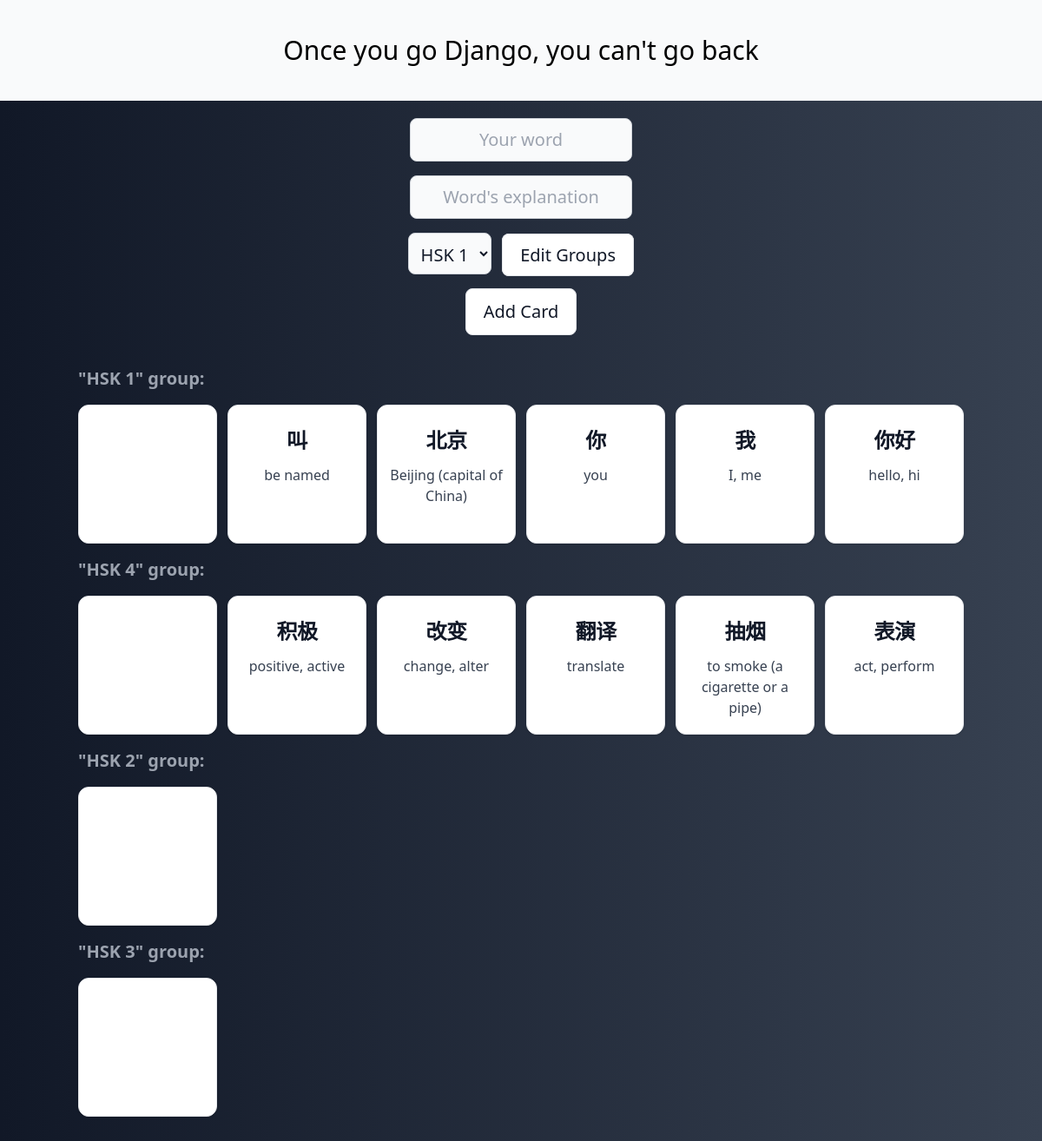
The app's page /, older data.
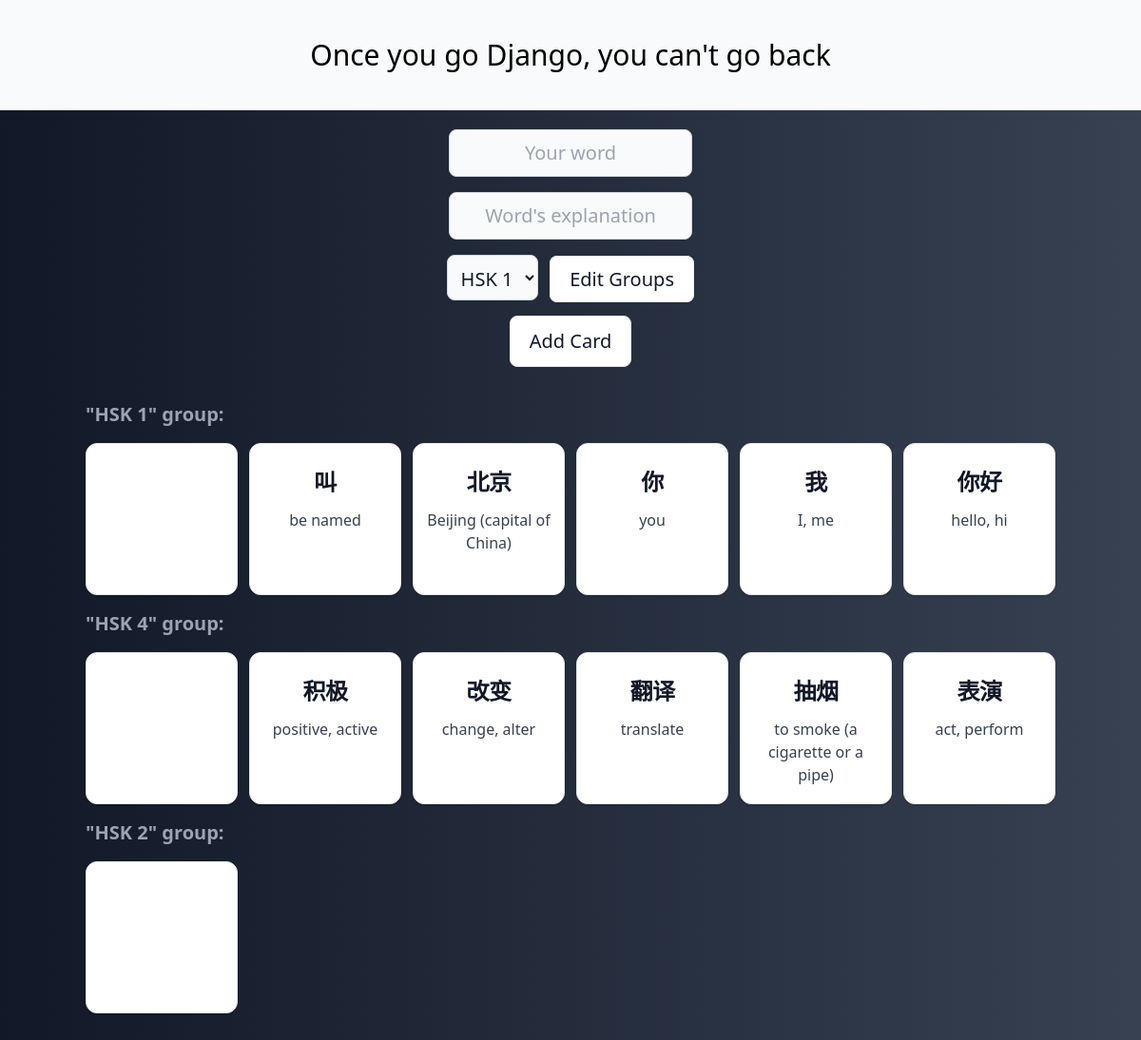
The same page, newer data.
### carddeck/models.py (models this page shows, shortened)
class CardGroup(models.Model):
    name = models.CharField(max_length=100, unique=True)
    def __str__(self):
        return self.name

class Card(models.Model):
    word = models.CharField(max_length=100)
    group = models.ForeignKey(CardGroup, on_delete=models.CASCADE)
    explanation = models.CharField(max_length=100)

### carddeck/views.py (the view)
# urls.py: path("", views.index, name="home"),
def index(request):
    groups = CardGroup.objects.all()
    groups_cards = [(group, reversed(group.card_set.all())) for group in groups]
    return render(request, "pages/main.html", {"groups_cards": groups_cards})

### carddeck/templates/pages/main.html (shortened to what this page needs)
{% extends "base.html" %}
{% block content %}
<form action="new_card" class="my-5 flex flex-col items-center space-y-4">
  <input name="word" class="input-info w-64 px-2 py-2.5" placeholder="Your word" required>
  <input name="explanation" class="input-info w-64 px-2 py-2.5" placeholder="Word's explanation" required>
  <div class="space-x-2">
    <select name="group" class="input-info w-24 h-12 px-2 py-2.5">
      {% for group, _ in groups_cards %}
      <option class="font-light"> {{group}} </option>
      {% endfor %}
    </select>
    <a href="{% url 'groups' %}" class="btn w-32 px-5 py-2.5">
      Edit Groups
    </a>
  </div>
  <button type="submit" class="btn w-32 py-3">
    Add Card</button>
</form>
<div class="grid justify-center mb-10">
  {% for group, cards in groups_cards %}
  <h1 class="font-bold text-xl my-4 text-gray-400">"{{group}}" group:</h1>
  <div class="grid grid-cols-2 sm:grid-cols-3 md:grid-cols-4 lg:grid-cols-6 gap-x-3 gap-y-3">
    <div id="{{ group.id }}" class="card relative grid place-content-center">
      <button id="plus-{{ group.id }}" class="add-card visible">
        <svg xmlns="http://www.w3.org/2000/svg" fill="none" viewBox="0 0 24 24" stroke-width="1.5" stroke="white"
          class="w-12 h-12">
          <path stroke-linecap="round" stroke-linejoin="round" d="M12 4.5v15m7.5-7.5h-15" />
        </svg>
      </button>
    </div>
    {% for card in cards %}
    <div id="{{ card.id }}" class="card relative group grid-row-3">
      <div>
        <p class="card-word">{{card.word}}</p>
        <p class="card-explanation">
          {{card.explanation}}</p>
      </div>
    </div>
    {% endfor %}
  </div>
  {% endfor %}
</div>
{% endblock %}

Row changes from the older to the newer data that the page shows:
removed CardGroup: name "HSK 3"
